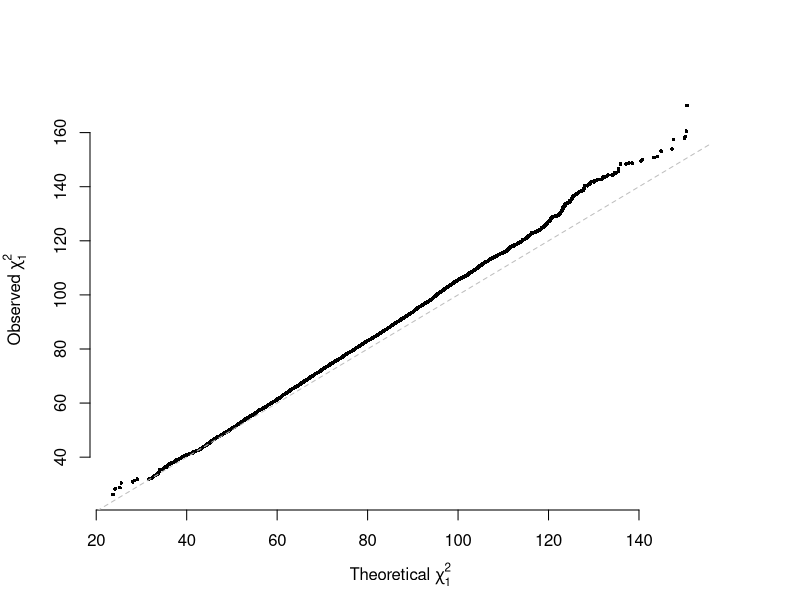
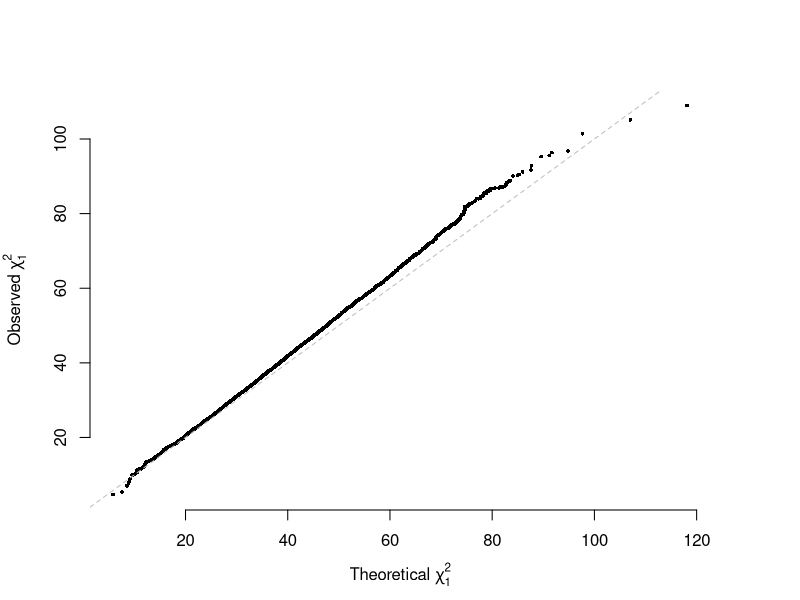
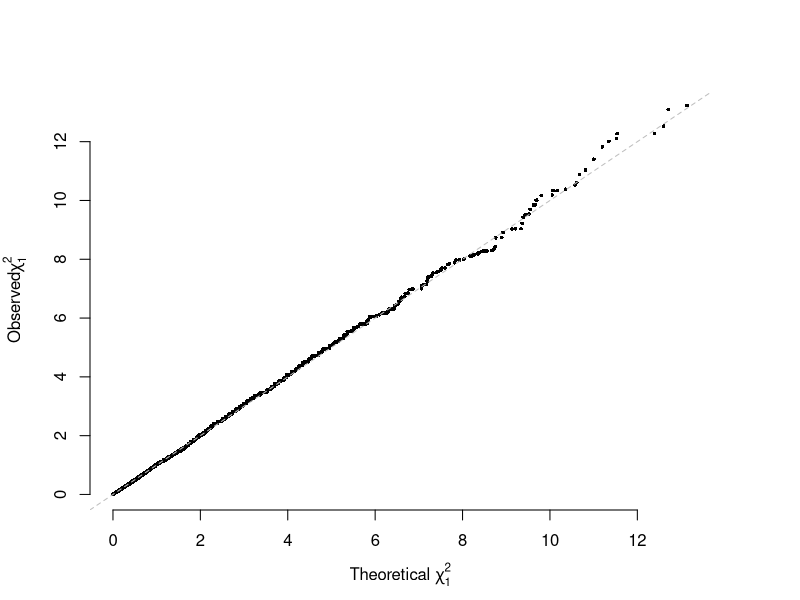
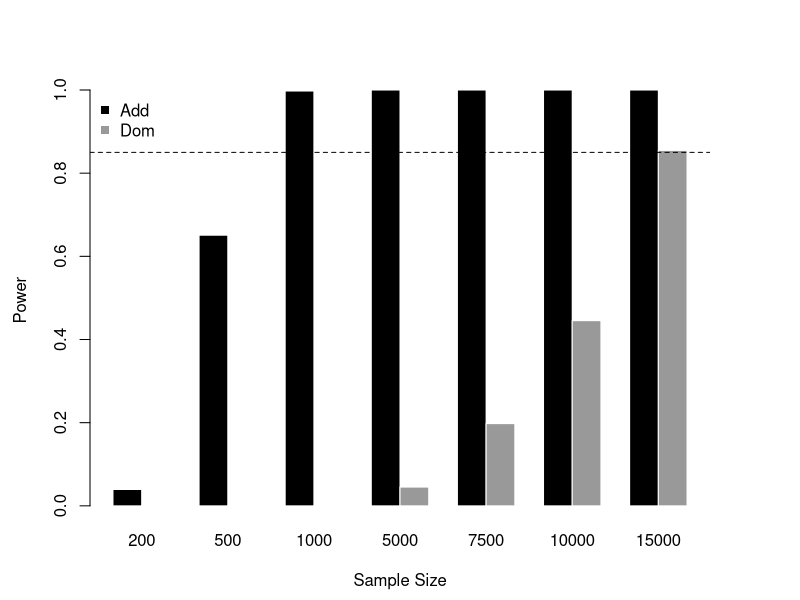

Generate these figures, in order, with R:
# NCP validation
# NCP for additive model
# random mating population
par(mar = c(4.5,4.5,4.5,4.5))
RP=10000
n1=400
n2=600
N=n1+n2
f1=0.4
f2=0.6
paraA=matrix(0, RP, 1)
G1 = vector()
G2 = vector()
GA = vector()
for(i in 1:RP) {
  g1=rbinom(n1, 2, f1)
  g2=rbinom(n2, 2, f2)
  y=c(rep(1,n1), rep(0, n2))
  ys=scale(y)
  Ga=c(g1, g2)
  
  modA=lm(ys~Ga)
  paraA[i,1]=summary(modA)$coefficients[2,3]^2
  G1=c(G1,mean(g1)/2)
  G2=c(G2,mean(g2)/2)
  GA=c(GA,mean(Ga)/2)
}


ncpA=2*N*n1/N*n2/N*(mean(G1)-mean(G2))^2/(mean(GA)*(1-mean(GA)))
qqplot(main="", rchisq(RP, 1, ncp = ncpA), paraA[,1], pch=16, cex=0.5, bty='n',
       xlab=expression(paste("Theoretical ", chi[1]^2)), ylab=expression(paste("Observed ",chi[1]^2)))
abline(a=0, b=1, lty=2, col="grey")

# inbred line
par(mar = c(4.5,4.5,4.5,4.5))
RP=10000
n1=400
n2=600
N=n1+n2
f1=0.4
f2=0.6
paraA=matrix(0, RP, 1)
G1 = vector()
G2 = vector()
GA = vector()
for(i in 1:RP) {
  g1=rbinom(n1, 1, f1)*2
  g2=rbinom(n2, 1, f2)*2
  y=c(rep(1,n1), rep(0, n2))
  ys=scale(y)
  G=c(g1, g2)
  Ga=c(g1, g2)
  
  modA=lm(ys~Ga)
  paraA[i,1]=summary(modA)$coefficients[2,3]^2
  G1=c(G1,mean(g1)/2)
  G2=c(G2,mean(g2)/2)
  GA=c(GA,mean(Ga)/2)
}

ncpA=N*n1/N*n2/N*(mean(G1)-mean(G2))^2/(mean(GA)*(1-mean(GA)))
qqplot(main="", rchisq(RP,1, ncp = ncpA), paraA[,1], pch=16, cex=0.5, bty='n',
       xlab=expression(paste("Theoretical ", chi[1]^2)), ylab=expression(paste("Observed ",chi[1]^2)))
abline(a=0, b=1, lty=2, col="grey")

# dominance
par(mar = c(4.5,4.5,4.5,4.5))
RP=10000
n1=400
n2=600
N=n1+n2
f1=0.4
f2=0.6
para=matrix(0, RP, 6)
paraA=matrix(0, RP, 6)
for(i in 1:RP) {
  g1=rbinom(n1, 2, f1)
  g2=rbinom(n2, 2, f2)
  y=c(rep(1,n1), rep(0, n2))
  ys=scale(y)
  G=c(g1, g2)
  Gd=ifelse(G==1, 1, 0)
  Gd=scale(Gd)
  mod=lm(ys~Gd)
  Ecov=sqrt(n1/N*n2/N)*(length(which(g1==1))/n1-length(which(g2==1))/n2)
  EV=mean(Gd)*(1-mean(Gd))
  Eb=Ecov/EV
  b=mod$coefficients[2]
  para[i,1]=Eb
  para[i,2]=b
  para[i,3]=sqrt(1/(N*var(Gd)))
  para[i,4]=summary(mod)$coefficients[2,2]
  para[i,5]=summary(mod)$coefficients[2,3]^2
  para[i,6]=summary(mod)$coefficients[2,4]
}
#layout(matrix(1:2, 1, 2))
vF2=f1*(1-f1)*n1/N+f2*(1-f2)*n2/N
ncpD=n1*n2/N * (2*f1*(1-f1)-2*f2*(1-f2))^2/vF2
qqplot(main="", rchisq(RP,1, ncp = ncpD), para[,5], pch=16, cex=0.5, bty='n',
       xlab=expression(paste("Theoretical ", chi[1]^2)), ylab=expression(paste("Observed",chi[1]^2)))
abline(a=0, b=1, lty=2, col="grey")

# a realised eigenGWAS power demostration
m=1000000
alpha=0.05
pcut=alpha/m
chiT=qchisq(pcut, 1, lower.tail = F)

n=c(200,  500,   1000,  
    5000, 7500, 10000, 15000)
PW=matrix(0, 2, length(n))

w1=0.3
w2=1-w1

p1=0.3
h1=2*p1*(1-p1)
p2=0.5
h2=2*p2*(1-p2)

p=w1*p1+w2*p2
H=w1*h1+w2*h2

for(i in 1:length(n)) {
  ncpA=4*n[i]*w1*w2*(p1-p2)^2/(2*p*(1-p))
  ncpD=n[i]*w1*w2*(h1-h2)^2/H
  
  PW[1,i]=pchisq(chiT, 1, ncp=ncpA, lower.tail = F)
  PW[2,i]=pchisq(chiT, 1, ncp=ncpD, lower.tail = F)
}
colnames(PW)=n
barplot(PW, beside = T, border = F, col = c('black','#999999'),xlab = 'Sample Size',ylab='Power')
abline(h=0.85, lty=2, col="black")
legend("topleft", legend=c("Add", "Dom"), pch=15, col=c("black", '#999999'), bty='n')
